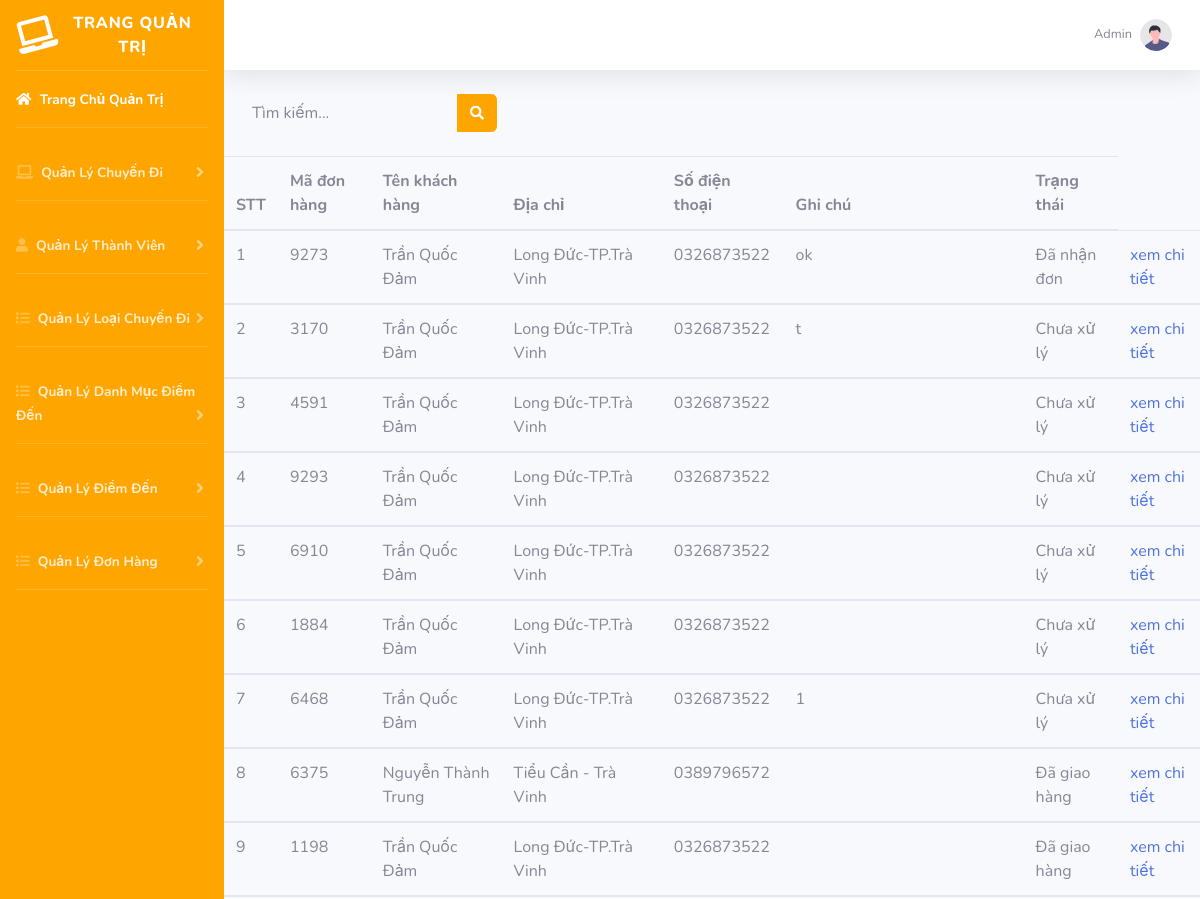
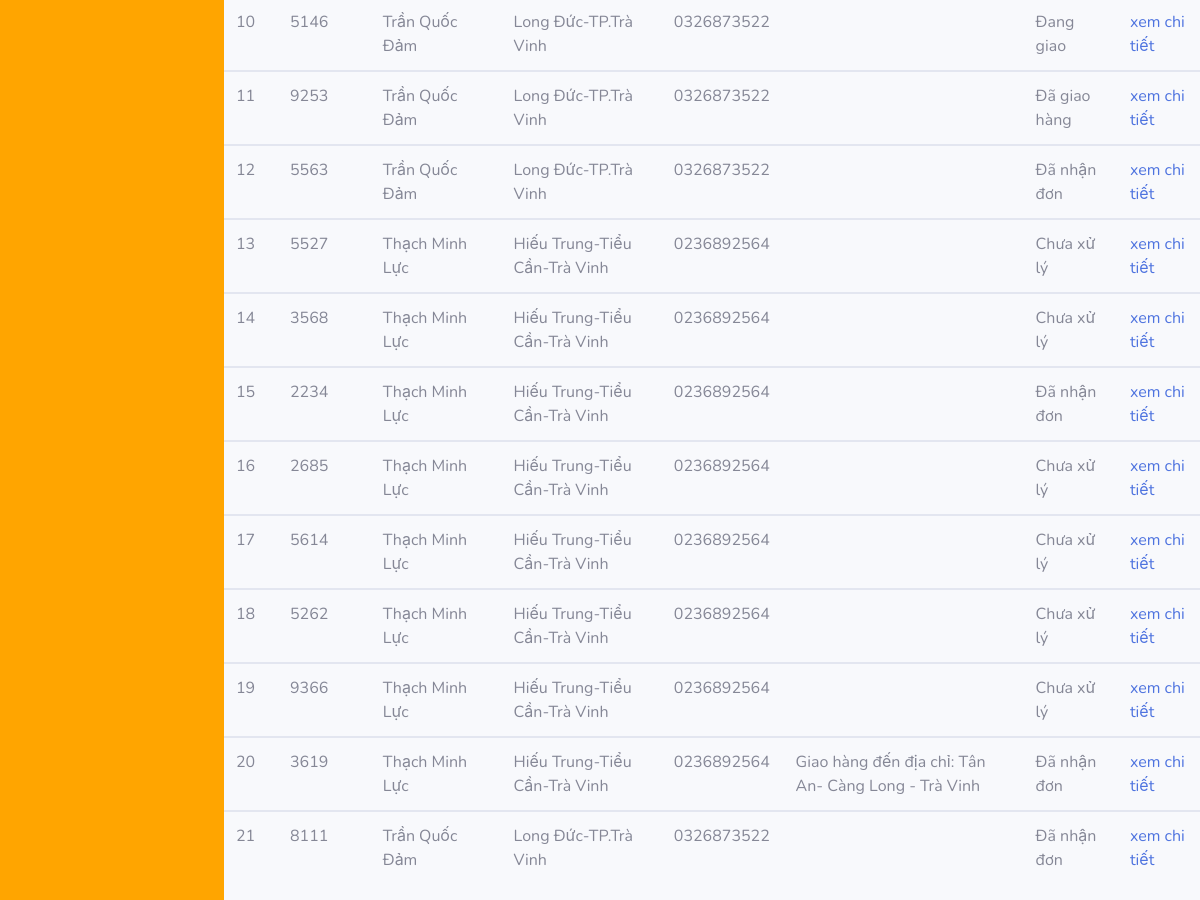
Page /admin/timkiemdonhang.php (signed in) on the committed database (2 pictures, top to bottom).
### tables this page shows
CREATE TABLE `dondathang` (
  `madh` int(10) NOT NULL,
  `mand` int(10) NOT NULL,
  `oder_code` varchar(100) NOT NULL,
  `ghichu` varchar(250) NOT NULL,
  `trangthai` varchar(100) NOT NULL
);

CREATE TABLE `nguoidung` (
  `mand` int(10) NOT NULL,
  `username` varchar(50) NOT NULL,
  `password` varchar(30) NOT NULL,
  `name` varchar(80) NOT NULL,
  `diachi` varchar(250) NOT NULL,
  `phone` char(10) NOT NULL,
  `quyen` int(1) NOT NULL
);

### admin/timkiemdonhang.php (the view, shortened to what this page needs)
<?php include_once 'inc/header.php'?>
<body id="page-top">
    <div id="wrapper">
        <?php include_once 'inc/sidebar.php' ?>
                <form
        class="d-none d-sm-inline-block form-inline mr-auto ml-md-3 my-2 my-md-0 mw-100 navbar-search" action="timkiemdonhang.php" method="POST">
            <div class="input-group">
                <input type="text" class="form-control bg-light border-0 small" name="noidung" placeholder="Tìm kiếm..."
                     aria-label="Search" aria-describedby="basic-addon2">
                 <div class="input-group-append">
                         <button class="btn btn-primary" type="submit" name="timkiemdonhang" value="Tìm kiếm">
                                <i class="fas fa-search fa-sm"></i>
                            </button>
                        </div>
                    </div>
                </form>
        <br> <br>
                <?php
                    include 'connect.php';
                    $sql_lietke_dh="SELECT * FROM dondathang,nguoidung WHERE dondathang.mand=nguoidung.mand and (oder_code LIKE '%$noidung%' or name LIKE '%$noidung%' or diachi LIKE '%$noidung%' or phone LIKE '%$noidung%' or trangthai LIKE '%$noidung%') ORDER BY madh DESC";
                    $query_lietke_dh = mysqli_query($conn,$sql_lietke_dh);
                ?>
                <table class="table table-hover" style="align:center">
                                <thead style="align:center">
                                    <th>STT</th>
                                    <th>Mã đơn hàng</th>
                                    <th>Tên khách hàng</th>
                                    <th>Địa chỉ </th>
                                    <th>Số điện thoại</th>
                                    <th>Ghi chú</th>
                                    <th>Trạng thái</th>
                                </thead>
                        <?php
                            $i=0;
                            while($row=mysqli_fetch_array($query_lietke_dh))
                                {
                                    $i++;
                        ?>
                                <tbody>
                                    <tr>
                                        <td><?php echo $i ?> </td>
                                        <td><?php echo $row['oder_code'] ?> </td>
                                        <td><?php echo $row['name']?> </td>
                                        <td><?php echo $row['diachi']?> </td>
                                        <td><?php echo $row['phone']?> </td>
                                        <td><?php echo $row['ghichu']?> </td>
                                        <td>
                                            <?php
                                                if($row['trangthai']==1)
                                                 echo "Chưa xử lý";
                                                else if($row['trangthai']==2)
                                                echo"Đã nhận đơn";
                                                else if($row['trangthai']==3)
                                                echo"Đang giao";
                                                else if($row['trangthai']==4)
                                                echo"Đã giao hàng";
                                                else
                                                echo"Đã hủy đơn";
                                            ?>
                                        </td>
                                        <td><a href="quanlychitietdonhang.php?code=<?php echo $row['oder_code'] ?>">xem chi tiết</a> </td>
                                    </tr>
                                </tbody>
                                <?php } ?>
                            </table>
                    </div>
                </div>
            </div>
    <?php include_once 'inc/footer.php' ?>

### rows in the picture
dondathang: oder_code "9273", nguoidung.name "Trần Quốc Đảm", nguoidung.diachi "Long Đức-TP.Trà Vinh", nguoidung.phone "0326873522", ghichu "ok", trangthai "Đã nhận đơn"
dondathang: oder_code "3170", nguoidung.name "Trần Quốc Đảm", nguoidung.diachi "Long Đức-TP.Trà Vinh", nguoidung.phone "0326873522", ghichu "t", trangthai "Chưa xử lý"
dondathang: oder_code "4591", nguoidung.name "Trần Quốc Đảm", nguoidung.diachi "Long Đức-TP.Trà Vinh", nguoidung.phone "0326873522", trangthai "Chưa xử lý"
dondathang: oder_code "9293", nguoidung.name "Trần Quốc Đảm", nguoidung.diachi "Long Đức-TP.Trà Vinh", nguoidung.phone "0326873522", trangthai "Chưa xử lý"
dondathang: oder_code "6910", nguoidung.name "Trần Quốc Đảm", nguoidung.diachi "Long Đức-TP.Trà Vinh", nguoidung.phone "0326873522", trangthai "Chưa xử lý"
dondathang: oder_code "1884", nguoidung.name "Trần Quốc Đảm", nguoidung.diachi "Long Đức-TP.Trà Vinh", nguoidung.phone "0326873522", trangthai "Chưa xử lý"
dondathang: oder_code "6468", nguoidung.name "Trần Quốc Đảm", nguoidung.diachi "Long Đức-TP.Trà Vinh", nguoidung.phone "0326873522", ghichu "1", trangthai "Chưa xử lý"
dondathang: oder_code "6375", nguoidung.name "Nguyễn Thành Trung", nguoidung.diachi "Tiểu Cần - Trà Vinh", nguoidung.phone "0389796572", trangthai "Đã giao hàng"
dondathang: oder_code "1198", nguoidung.name "Trần Quốc Đảm", nguoidung.diachi "Long Đức-TP.Trà Vinh", nguoidung.phone "0326873522", trangthai "Đã giao hàng"
dondathang: oder_code "5146", nguoidung.name "Trần Quốc Đảm", nguoidung.diachi "Long Đức-TP.Trà Vinh", nguoidung.phone "0326873522", trangthai "Đang giao"
dondathang: oder_code "9253", nguoidung.name "Trần Quốc Đảm", nguoidung.diachi "Long Đức-TP.Trà Vinh", nguoidung.phone "0326873522", trangthai "Đã giao hàng"
dondathang: oder_code "5563", nguoidung.name "Trần Quốc Đảm", nguoidung.diachi "Long Đức-TP.Trà Vinh", nguoidung.phone "0326873522", trangthai "Đã nhận đơn"
dondathang: oder_code "5527", nguoidung.name "Thạch Minh Lực", nguoidung.diachi "Hiếu Trung-Tiểu Cần-Trà Vinh", nguoidung.phone "0236892564", trangthai "Chưa xử lý"
dondathang: oder_code "3568", nguoidung.name "Thạch Minh Lực", nguoidung.diachi "Hiếu Trung-Tiểu Cần-Trà Vinh", nguoidung.phone "0236892564", trangthai "Chưa xử lý"
dondathang: oder_code "2234", nguoidung.name "Thạch Minh Lực", nguoidung.diachi "Hiếu Trung-Tiểu Cần-Trà Vinh", nguoidung.phone "0236892564", trangthai "Đã nhận đơn"
dondathang: oder_code "2685", nguoidung.name "Thạch Minh Lực", nguoidung.diachi "Hiếu Trung-Tiểu Cần-Trà Vinh", nguoidung.phone "0236892564", trangthai "Chưa xử lý"
dondathang: oder_code "5614", nguoidung.name "Thạch Minh Lực", nguoidung.diachi "Hiếu Trung-Tiểu Cần-Trà Vinh", nguoidung.phone "0236892564", trangthai "Chưa xử lý"
dondathang: oder_code "5262", nguoidung.name "Thạch Minh Lực", nguoidung.diachi "Hiếu Trung-Tiểu Cần-Trà Vinh", nguoidung.phone "0236892564", trangthai "Chưa xử lý"
dondathang: oder_code "9366", nguoidung.name "Thạch Minh Lực", nguoidung.diachi "Hiếu Trung-Tiểu Cần-Trà Vinh", nguoidung.phone "0236892564", trangthai "Chưa xử lý"
dondathang: oder_code "3619", nguoidung.name "Thạch Minh Lực", nguoidung.diachi "Hiếu Trung-Tiểu Cần-Trà Vinh", nguoidung.phone "0236892564", ghichu "Giao hàng đến địa chỉ: Tân An- Càng Long - Trà Vinh", trangthai "Đã nhận đơn"
dondathang: oder_code "8111", nguoidung.name "Trần Quốc Đảm", nguoidung.diachi "Long Đức-TP.Trà Vinh", nguoidung.phone "0326873522", trangthai "Đã nhận đơn"

### other values in the picture
$user['name'] "Admin"
